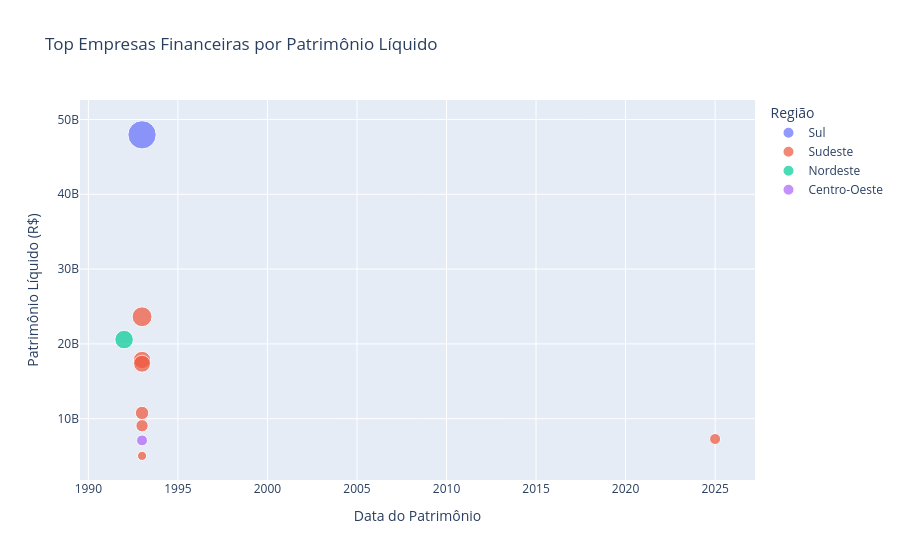

The code cell stored with this chart in its notebook:
### Code cell
# Visualização Etapa 2 — gráfico de bolhas (patrimônio x região)
fig = px.scatter(
    df_top,
    x='data_patrimonio_liquido',
    y='valor_patrimonio_liquido',
    size='valor_patrimonio_liquido',
    color='regiao',
    hover_name='nome_comercial',
    title='Top Empresas Financeiras por Patrimônio Líquido',
    labels={
        'valor_patrimonio_liquido': 'Patrimônio Líquido (R$)',
        'data_patrimonio_liquido': 'Data do Patrimônio',
        'regiao': 'Região'
    }
)
fig.show()

### Figure 1 — Plotly figure (JSON) as saved in the notebook; plotly's stock layout.template omitted (floating-point values rounded to 4 significant figures)
{"data": [{"hovertemplate": "<b>%{hovertext}</b><br><br>Região=Sul<br>Data do Patrimônio=%{x}<br>Patrimônio Líquido (R$)=%{marker.size}<extra></extra>", "hovertext": ["ANTONIO DELAPIEVE"], "legendgroup": "Sul", "marker": {"color": "#636efa", "size": [47950000000.0], "sizemode": "area", "sizeref": 119900000.0, "symbol": "circle"}, "mode": "markers", "name": "Sul", "orientation": "v", "showlegend": true, "type": "scatter", "x": ["1992-12-31"], "xaxis": "x", "y": [47950000000.0], "yaxis": "y"}, {"hovertemplate": "<b>%{hovertext}</b><br><br>Região=Sudeste<br>Data do Patrimônio=%{x}<br>Patrimônio Líquido (R$)=%{marker.size}<extra></extra>", "hovertext": ["TRIPLIK", "BRASVAL", "SILEX", "", "", "XP INVESTIMENTOS", "GULFINVEST - DIST"], "legendgroup": "Sudeste", "marker": {"color": "#EF553B", "size": [23620000000.0, 17850000000.0, 17350000000.0, 10760000000.0, 9056000000.0, 7284000000.0, 5027000000.0], "sizemode": "area", "sizeref": 119900000.0, "symbol": "circle"}, "mode": "markers", "name": "Sudeste", "orientation": "v", "showlegend": true, "type": "scatter", "x": ["1992-12-31", "1992-12-31", "1992-12-31", "1992-12-31", "1992-12-31", "2024-12-31", "1992-12-31"], "xaxis": "x", "y": [23620000000.0, 17850000000.0, 17350000000.0, 10760000000.0, 9056000000.0, 7284000000.0, 5027000000.0], "yaxis": "y"}, {"hovertemplate": "<b>%{hovertext}</b><br><br>Região=Nordeste<br>Data do Patrimônio=%{x}<br>Patrimônio Líquido (R$)=%{marker.size}<extra></extra>", "hovertext": ["BANEB"], "legendgroup": "Nordeste", "marker": {"color": "#00cc96", "size": [20570000000.0], "sizemode": "area", "sizeref": 119900000.0, "symbol": "circle"}, "mode": "markers", "name": "Nordeste", "orientation": "v", "showlegend": true, "type": "scatter", "x": ["1991-12-31"], "xaxis": "x", "y": [20570000000.0], "yaxis": "y"}, {"hovertemplate": "<b>%{hovertext}</b><br><br>Região=Centro-Oeste<br>Data do Patrimônio=%{x}<br>Patrimônio Líquido (R$)=%{marker.size}<extra></extra>", "hovertext": [""], "legendgroup": "Centro-Oeste", "marker": {"color": "#ab63fa", "size": [7097000000.0], "sizemode": "area", "sizeref": 119900000.0, "symbol": "circle"}, "mode": "markers", "name": "Centro-Oeste", "orientation": "v", "showlegend": true, "type": "scatter", "x": ["1992-12-31"], "xaxis": "x", "y": [7097000000.0], "yaxis": "y"}], "layout": {"legend": {"itemsizing": "constant", "title": {"text": "Região"}, "tracegroupgap": 0}, "title": {"text": "Top Empresas Financeiras por Patrimônio Líquido"}, "xaxis": {"anchor": "y", "domain": [0, 1], "title": {"text": "Data do Patrimônio"}}, "yaxis": {"anchor": "x", "domain": [0, 1], "title": {"text": "Patrimônio Líquido (R$)"}}}}
